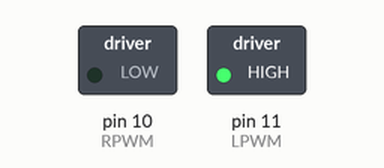
A sketch run on a simulated Arduino Uno, built with avr-gcc and run on an emulated ATmega328P. On the bench: switched loads named in the sketch (green lamp = pin HIGH).

Above: at 0.1 s.
Timing chart, 0 to 1.6 s (numbered marks = the images above):
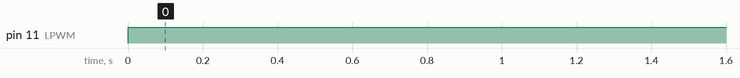

The sketch:

linearActuator.ino
```cpp
/* Firgelli Automations
 * Limited or no support: we do not have the resources for Arduino code support
 *
 * Program demos how a motor driver controls direction & speed of a linear actuator
 */

byte Speed = 0; // Intialize Varaible for the speed of the motor (0-255);
int RPWM = 10;  //connect Arduino pin 10 to IBT-2 pin RPWM
int LPWM = 11;  //connect Arduino pin 11 to IBT-2 pin LPWM

void setup() {
pinMode(10, OUTPUT); // Configure pin 10 as an Output
pinMode(11, OUTPUT); // Configure pin 11 as an Output

}

void loop() {
  // Extend Actuator at Full Speed
  Speed = 255;
  analogWrite(RPWM, 0);
  analogWrite(LPWM, Speed);

//  delay(5000); // 2 Seconds
//
////  // Stop Actuator
////  analogWrite(RPWM, 0);
////  analogWrite(LPWM, 0);
//
//  delay(5000); // 2 Seconds
//
//  // Retract Actuator at Half Speed
//  Speed = 127;
//  analogWrite(RPWM, Speed);
//  analogWrite(LPWM, 0);
//
//  delay(7000); // 2 Seconds
//
//  // Stop Actuator
//  analogWrite(RPWM, 0);
//  analogWrite(LPWM, 0);
//
////  delay(2000); // 2 Seconds

}


///* Firgelli Automations
//*  Limited or no support: we do not have the resources for Arduino code support
//*/
//
//void setup() {
//pinMode(7, OUTPUT); // Configure pin 7 as an Output
//pinMode(8, OUTPUT); // Configure pin 8 as an Output
//
//digitalWrite(7, HIGH); // Initialize pin 7 as Low
//digitalWrite(8, HIGH); // Initialize pin 7 as Low
//
//}
//
//void loop() {
//  // Extend Linear Actuator
//  digitalWrite(7, LOW);
//  digitalWrite(8, HIGH);
//
//  delay(2000); // 2 seconds
//
//  // Stops Actuator
//  digitalWrite(7, HIGH);
//  digitalWrite(8, HIGH);
//
//  delay(2000); // 2 seconds
//
//  // Retracts Linear Actuator
//  digitalWrite(7, HIGH);
//  digitalWrite(8, LOW);
//
//  delay(2000); // 2 seconds
//
//  // Stop Actuator
//  digitalWrite(7, HIGH);
//  digitalWrite(8, HIGH);
//
//  delay(2000); // 2 seconds
//}
```

Measured:
- by itself, pin 11 (LPWM): LOW → HIGH at 0.00 s
